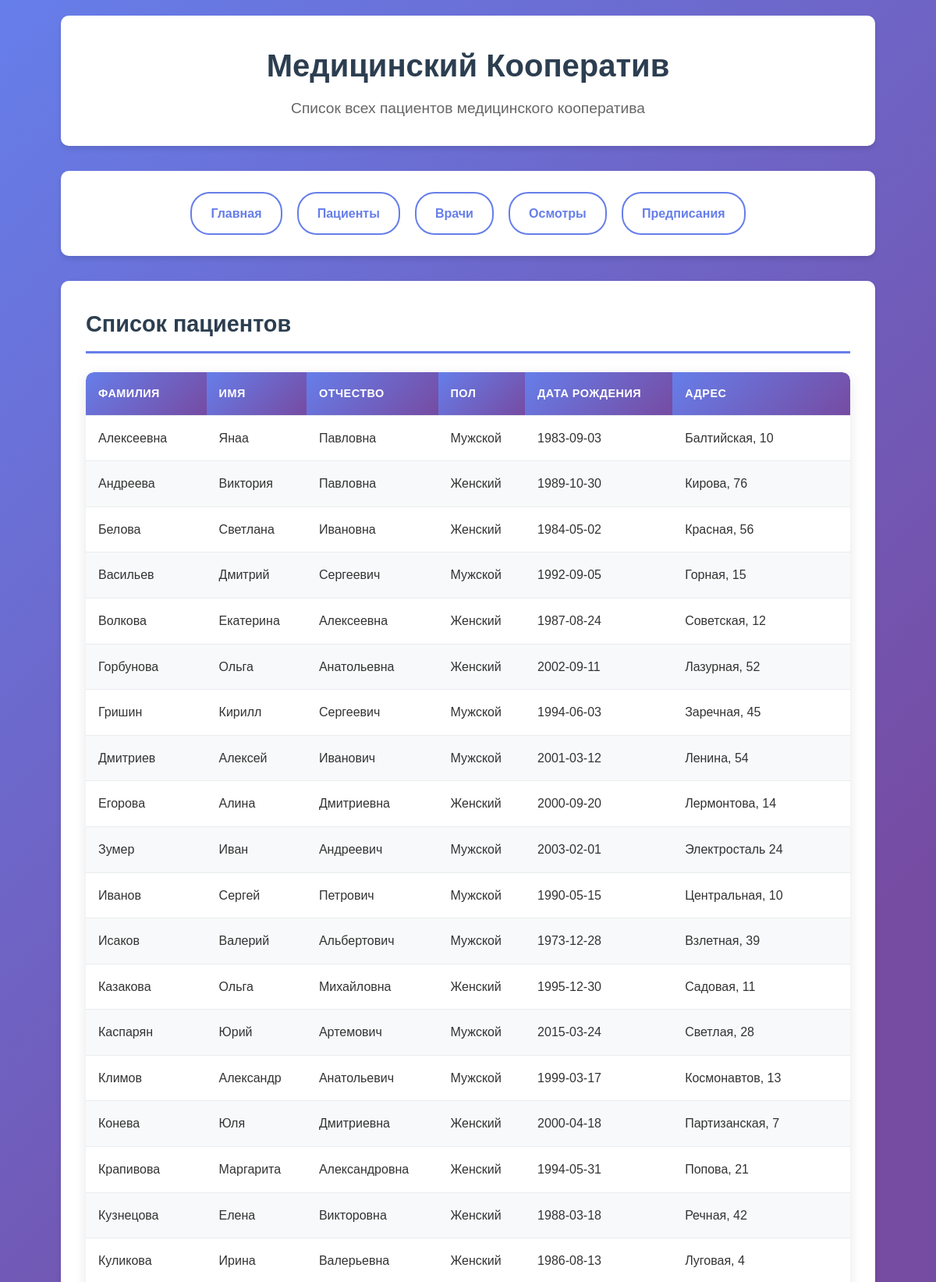
/patients.php (upper part), run on the app's committed database.
### tables this page shows
CREATE TABLE `Patient` (
  `IND` int(11) UNSIGNED NOT NULL,
  `Surname` varchar(255) NOT NULL,
  `Name` varchar(255) NOT NULL,
  `Patronymic` varchar(255) NOT NULL,
  `Gender` int(11) UNSIGNED DEFAULT NULL,
  `Birth` date DEFAULT NULL,
  `Address` varchar(255) NOT NULL
);

CREATE TABLE `Gender` (
  `IND` int(11) UNSIGNED NOT NULL,
  `Naming` varchar(255) NOT NULL,
  `Shortnaming` varchar(255) NOT NULL
);

### patients.php (the view, shortened to what this page needs)
<?php
try {
    $conn = new mysqli("localhost", "root", "", "med_coop");
    $db_error = $conn->connect_error;
} catch (mysqli_sql_exception $e) {
    $db_error = true;
}
?>
<!DOCTYPE html>
<html lang="ru">
<head>
    <link rel="stylesheet" href="style.css?v=<?php echo time(); ?>">
</head>
<body>
    <div class="container">
        <header class="header">
            <h1>Медицинский Кооператив</h1>
            <p>Список всех пациентов медицинского кооператива</p>
        </header>
        <nav class="nav-menu">
            <ul class="main-nav">
                <li><a href="index.php">Главная</a></li>
                <li><a href="patients.php" class="nav-active">Пациенты</a></li>
                <li><a href="doctors.php">Врачи</a></li>
                <li><a href="checkups.php">Осмотры</a></li>
                <li><a href="prescriptions.php">Предписания</a></li>
            </ul>
        </nav>
        <?php if ($db_error): ?>
        <section class="content-section">
            <div class="alert alert-danger">
                <h3>Ошибка подключения к базе данных!</h3>
                <p>База данных не найдена или недоступна. Пожалуйста, установите базу данных.</p>
                <div style="margin-top: 15px;">
                    <a href="install.php" class="btn" style="background: #28a745; color: white; padding: 10px 20px; text-decoration: none; border-radius: 5px;">
                        Установить базу данных
                    </a>
                </div>
            </div>
        </section>
        <?php else: ?>
        <section class="content-section">
            <h2>Список пациентов</h2>
            <div class="table-container">
                <table class="data-table">
                    <thead>
                        <tr>
                            <th>Фамилия</th>
                            <th>Имя</th>
                            <th>Отчество</th>
                            <th>Пол</th>
                            <th>Дата рождения</th>
                            <th>Адрес</th>
                        </tr>
                    </thead>
                    <tbody>
                        <?php
                        $sql = "SELECT p.*, g.Naming as GenderName
                                FROM Patient p
                                LEFT JOIN Gender g ON p.Gender = g.IND
                                ORDER BY p.Surname, p.Name";
                        $result = $conn->query($sql);
                        if ($result && $result->num_rows > 0) {
                            while($row = $result->fetch_assoc()) {
                                echo "<tr>
                                    <td>{$row['Surname']}</td>
                                    <td>{$row['Name']}</td>
                                    <td>{$row['Patronymic']}</td>
                                    <td>{$row['GenderName']}</td>
                                    <td>{$row['Birth']}</td>
                                    <td>{$row['Address']}</td>
                                </tr>";
                            }
                        } else {
                            echo "<tr><td colspan='6' class='no-data'>Нет данных о пациентах</td></tr>";
                        }
                        ?>
                    </tbody>
                </table>
            </div>
        </section>
        <?php endif; ?>
    </div>
</body>
</html>

### style.css (style rules this page uses)
* { margin: 0; padding: 0; box-sizing: border-box; }
body { font-family: 'Arial', sans-serif; line-height: 1.6; background: linear-gradient(135deg, #667eea 0%, #764ba2 50%); background-attachment: fixed; color: #333; min-height: 100vh; padding: 20px; }
.container { width: 90%; max-width: 1400px; margin: 0 auto; }
.header { background: white; padding: 2rem; text-align: center; border-radius: 10px; margin-bottom: 2rem; box-shadow: 0 4px 6px rgba(0,0,0,0.1); }
.header h1 { font-size: 2.5rem; margin-bottom: 0.5rem; color: #2c3e50; }
.header p { font-size: 1.2rem; color: #666; }
.nav-menu { background: white; padding: 1.5rem; border-radius: 10px; margin-bottom: 2rem; box-shadow: 0 4px 6px rgba(0,0,0,0.1); }
.main-nav { list-style: none; display: flex; flex-wrap: wrap; gap: 0.8rem; justify-content: center; }
.main-nav li { margin: 0.2rem; }
.main-nav a { text-decoration: none; color: #667eea; padding: 0.8rem 1.5rem; border: 2px solid #667eea; border-radius: 25px; font-weight: 600; background: white; display: block; transition: all 0.2s ease; }
.nav-active { background: #667eea; color: white; }
.content-section { background: white; padding: 2rem; border-radius: 10px; margin-bottom: 2rem; box-shadow: 0 4px 6px rgba(0,0,0,0.1); }
.content-section h2 { color: #2c3e50; margin-bottom: 1.5rem; border-bottom: 3px solid #667eea; padding-bottom: 0.7rem; font-size: 1.8rem; }
.table-container { overflow-x: auto; margin: 1.5rem 0; border-radius: 10px; box-shadow: 0 4px 15px rgba(0,0,0,0.1); }
.data-table { width: 100%; border-collapse: collapse; background: white; border-radius: 10px; overflow: hidden; }
.data-table th, .data-table td { padding: 1rem; text-align: left; border-bottom: 1px solid #e9ecef; }
.data-table th { background: linear-gradient(135deg, #667eea 0%, #764ba2 100%); color: white; font-weight: 600; font-size: 0.9rem; text-transform: uppercase; letter-spacing: 0.5px; }
.data-table tr:nth-child(even) { background-color: #f8f9fa; }

### data on the page
patient: Surname "Алексеевна", Name "Янаа", Patronymic "Павловна", gender.Naming "Мужской", Birth "1983-09-03", Address "Балтийская, 10"
patient: Surname "Андреева", Name "Виктория", Patronymic "Павловна", gender.Naming "Женский", Birth "1989-10-30", Address "Кирова, 76"
patient: Surname "Белова", Name "Светлана", Patronymic "Ивановна", gender.Naming "Женский", Birth "1984-05-02", Address "Красная, 56"
patient: Surname "Васильев", Name "Дмитрий", Patronymic "Сергеевич", gender.Naming "Мужской", Birth "1992-09-05", Address "Горная, 15"
patient: Surname "Волкова", Name "Екатерина", Patronymic "Алексеевна", gender.Naming "Женский", Birth "1987-08-24", Address "Советская, 12"
patient: Surname "Горбунова", Name "Ольга", Patronymic "Анатольевна", gender.Naming "Женский", Birth "2002-09-11", Address "Лазурная, 52"
patient: Surname "Гришин", Name "Кирилл", Patronymic "Сергеевич", gender.Naming "Мужской", Birth "1994-06-03", Address "Заречная, 45"
patient: Surname "Дмитриев", Name "Алексей", Patronymic "Иванович", gender.Naming "Мужской", Birth "2001-03-12", Address "Ленина, 54"
patient: Surname "Егорова", Name "Алина", Patronymic "Дмитриевна", gender.Naming "Женский", Birth "2000-09-20", Address "Лермонтова, 14"
patient: Surname "Зумер", Name "Иван", Patronymic "Андреевич", gender.Naming "Мужской", Birth "2003-02-01", Address "Электросталь 24"
patient: Surname "Иванов", Name "Сергей", Patronymic "Петрович", gender.Naming "Мужской", Birth "1990-05-15", Address "Центральная, 10"
patient: Surname "Исаков", Name "Валерий", Patronymic "Альбертович", gender.Naming "Мужской", Birth "1973-12-28", Address "Взлетная, 39"
patient: Surname "Казакова", Name "Ольга", Patronymic "Михайловна", gender.Naming "Женский", Birth "1995-12-30", Address "Садовая, 11"
patient: Surname "Каспарян", Name "Юрий", Patronymic "Артемович", gender.Naming "Мужской", Birth "2015-03-24", Address "Светлая, 28"
patient: Surname "Климов", Name "Александр", Patronymic "Анатольевич", gender.Naming "Мужской", Birth "1999-03-17", Address "Космонавтов, 13"
patient: Surname "Конева", Name "Юля", Patronymic "Дмитриевна", gender.Naming "Женский", Birth "2000-04-18", Address "Партизанская, 7"
patient: Surname "Крапивова", Name "Маргарита", Patronymic "Александровна", gender.Naming "Женский", Birth "1994-05-31", Address "Попова, 21"
patient: Surname "Кузнецова", Name "Елена", Patronymic "Викторовна", gender.Naming "Женский", Birth "1988-03-18", Address "Речная, 42"
patient: Surname "Куликова", Name "Ирина", Patronymic "Валерьевна", gender.Naming "Женский", Birth "1986-08-13", Address "Луговая, 4"
